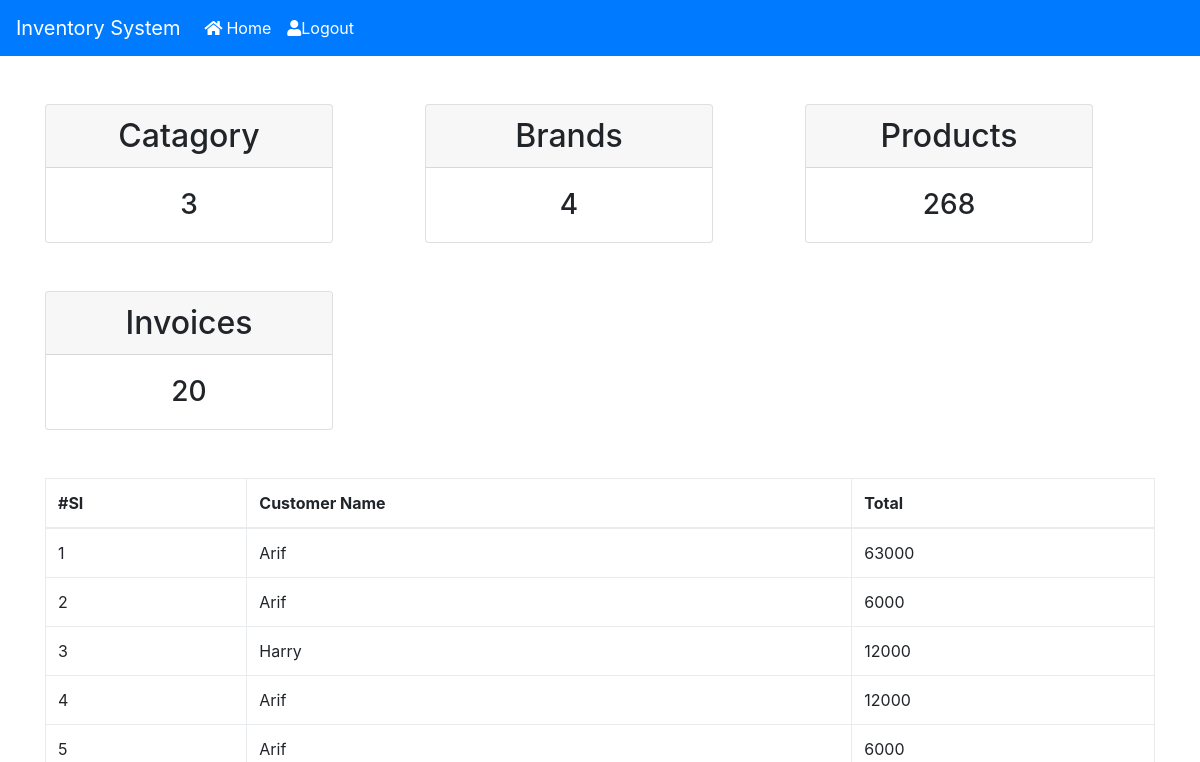
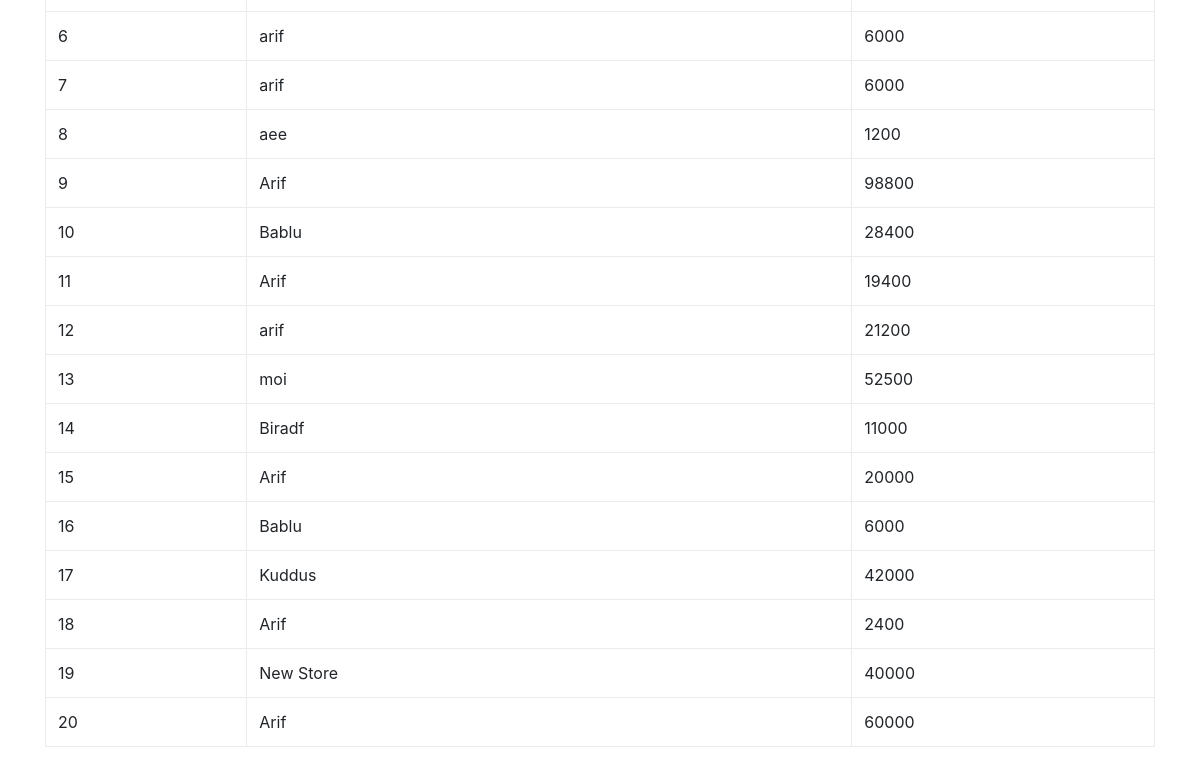
Before: /stock.php with the older database file (2 pictures, top to bottom).
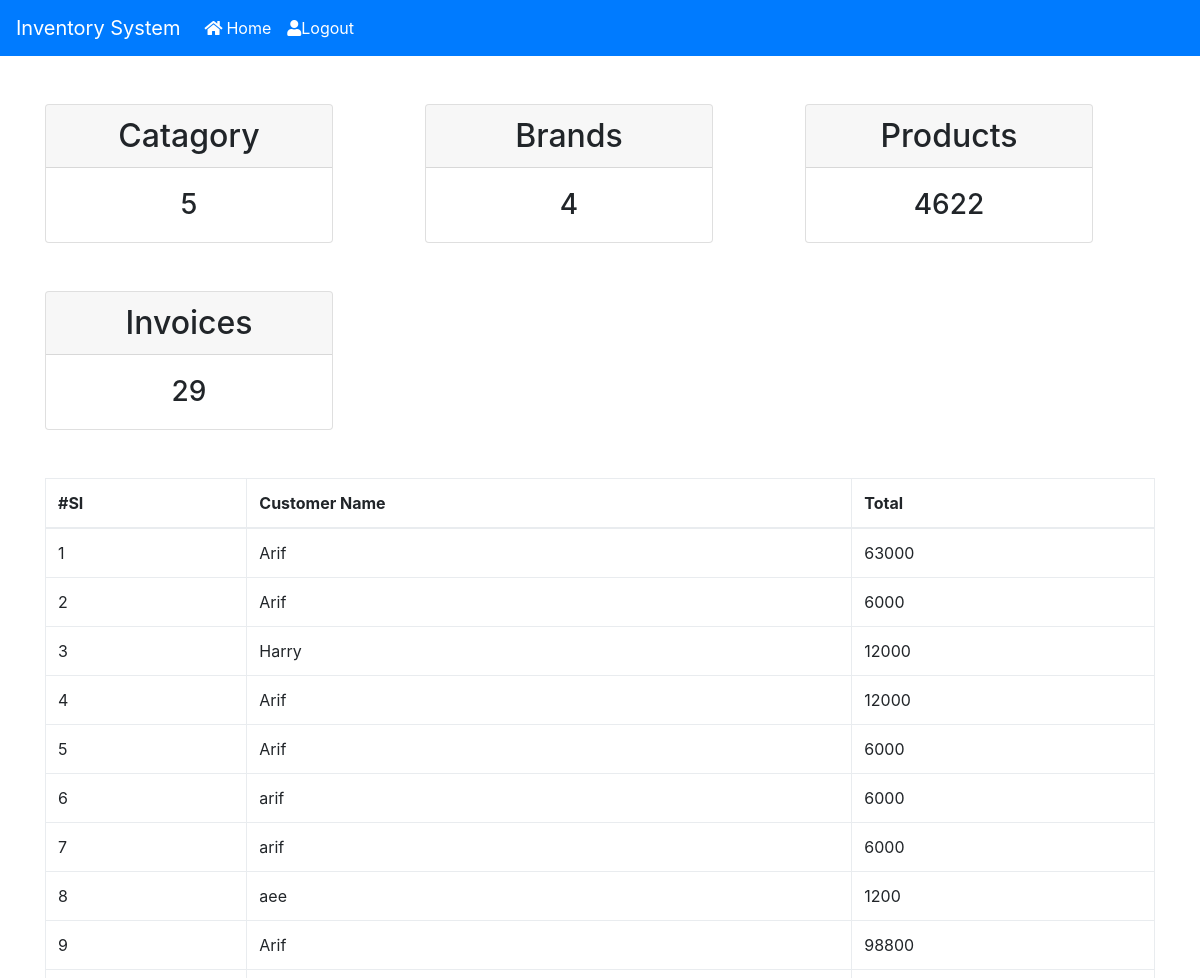
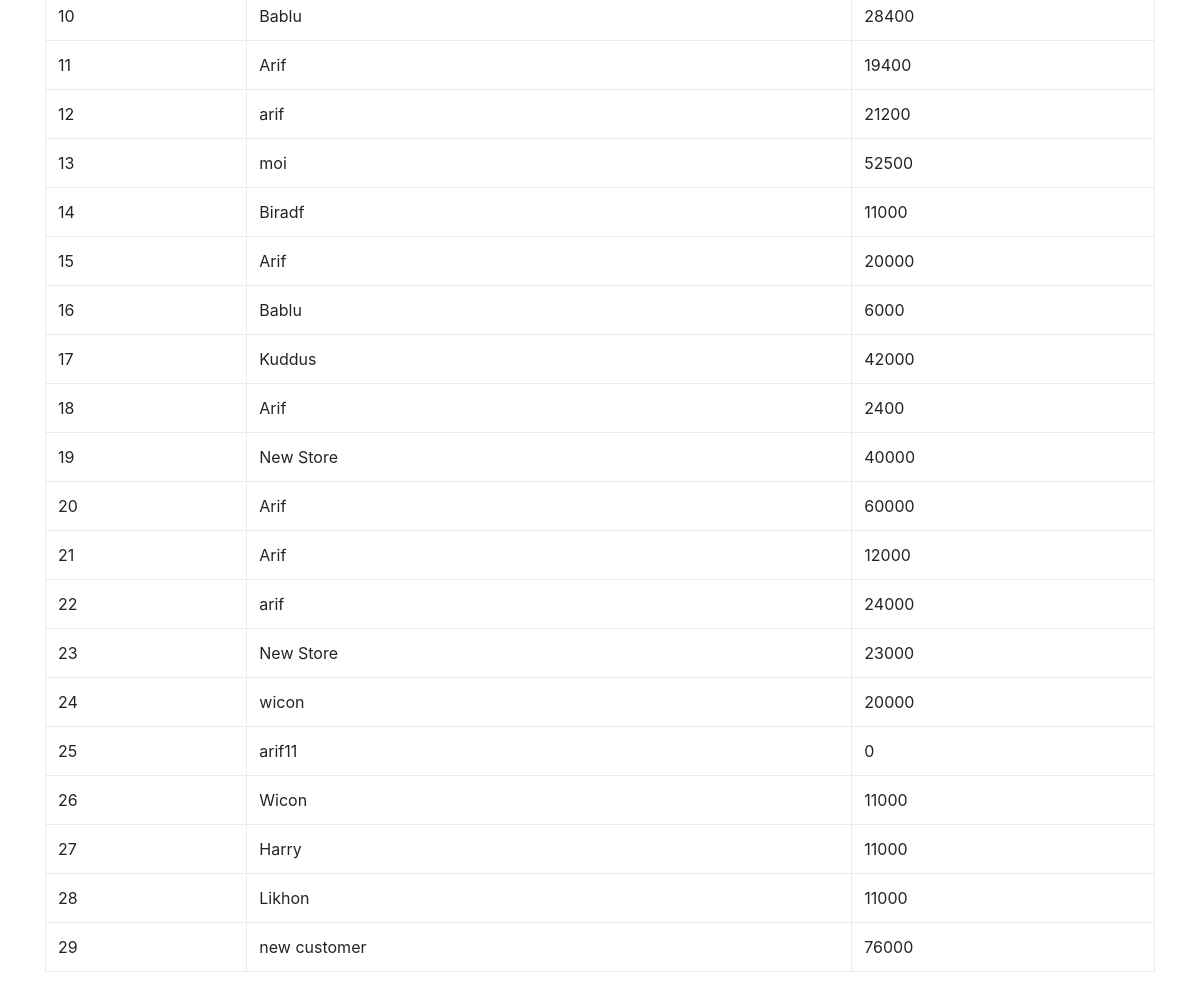
After: the same page with the newer database file (2 pictures, top to bottom).
### tables this page shows
CREATE TABLE `invoice` (
  `invoice_no` int(11) NOT NULL,
  `customer_name` varchar(100) NOT NULL,
  `order_date` date NOT NULL,
  `sub_total` double NOT NULL
);

### stock.php (the view, shortened to what this page needs)
<?php
	include("db_con/database_con.php");
?>
<!DOCTYPE html>
<html>
<head>
	<link rel="stylesheet" href="css/all.min.css" >
	<link rel="stylesheet" href="css/bootstrap.min.css" >
 	<link rel="stylesheet" href="css/style.css">
 </head>
<body>
	<?php include_once("./templates/header.php"); ?>
	<br/><br/>
	<div class="container">
		<div class="row">
			<div class="col-lg-4">
				<div class="card" style="width: 18rem;">
				<h2 class="card-header text-center">Catagory</h2>
					<div class="card-body text-center">
						<h3 class="card-text">
							<?php
								$cat_query="SELECT * FROM categories WHERE 1 ";
								$cat_result = mysqli_query($conn, $cat_query);
								$i=0;
								while($category_data= mysqli_fetch_array($cat_result))
								{
									$i++;
								}
								echo $i;
						 	?>
						 </h3>
					</div>
				</div>
			</div>
			<div class="col-lg-4">
				<div class="card" style="width: 18rem;">
				<h2 class="card-header text-center">Brands</h2>
					<div class="card-body text-center">
						<h3 class="card-text">
						<?php
								$brand_query="SELECT * FROM brands WHERE 1 ";
								$brand_result = mysqli_query($conn, $brand_query);
								$i=0;
								while($brand_data= mysqli_fetch_array($brand_result))
								{
									$i++;
								}
								echo $i;
						 	?>
						</h3>
					</div>
				</div>
			</div>
			<div class="col-lg-4">
				<div class="card" style="width: 18rem;">
				<h2 class="card-header text-center">Products</h2>
					<div class="card-body text-center">
						<h3 class="card-text">
						<?php
								$query="SELECT product_stock FROM products WHERE 1 ";
								$result = mysqli_query($conn, $query);
								$i=0;
								while($data= mysqli_fetch_array($result))
								{
									$i = $i + $data['product_stock'];
								}
								echo $i;
						 	?>
						</h3>
					</div>
				</div>
			</div>
		</div>
		<br><br>
		<div class="row">
			<div class="col-lg-4">
				<div class="card" style="width: 18rem;">
				<h2 class="card-header text-center">Invoices</h2>
					<div class="card-body text-center">
						<h3 class="card-text">
							<?php
								$cat_query="SELECT * FROM invoice WHERE 1 ";
								$cat_result = mysqli_query($conn, $cat_query);
								$i=0;
								while($category_data= mysqli_fetch_array($cat_result))
								{
									$i++;
								}
								echo $i;
						 	?>
						 </h3>
					</div>
				</div>
			</div>
		</div>
		<br><br>
		<div class="row">
			<div class="col-lg-12">
			<table class="table table-hover table-bordered">
		    <thead>
		      <tr>
		        <th>#SI</th>
		        <th>Customer Name</th>
		        <th>Total</th>
		      </tr>
		    </thead>
		    <tbody id="get_product">
					<?php
						$result = mysqli_query($conn,"SELECT * FROM invoice");
						$i=1;
						while($row = mysqli_fetch_array($result)) {
					?>
		      <tr>
		        <td><?php echo $i;?> </td>
				<td><?php echo $row['customer_name'];?></td>
				<td><?php echo $row['sub_total'];?></td>
		      </tr>
			  <?php
						$i++;
						}
					?>
			</tbody>
		</table>
			</div>
		</div>
	</div>
</body>
</html>

Changed rows visible on the page:
added invoice: customer_name "Arif", sub_total "12000"
added invoice: customer_name "arif", sub_total "24000"
added invoice: customer_name "New Store", sub_total "23000"
added invoice: customer_name "wicon", sub_total "20000"
added invoice: customer_name "arif11", sub_total "0"
added invoice: customer_name "Wicon", sub_total "11000"
added invoice: customer_name "Harry", sub_total "11000"
added invoice: customer_name "Likhon", sub_total "11000"
added invoice: customer_name "new customer", sub_total "76000"
Other visible differences:
$i: "3" → "5"
$i: "268" → "4622"
$i: "20" → "29"
